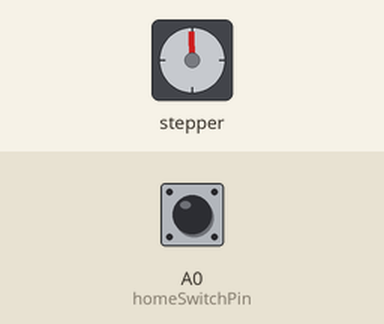
Simulated run of this sketch. Board: Arduino Uno, built with avr-gcc and run on an emulated ATmega328P. On the bench: stepper motor. Wiring (inferred from the names in the program): stepper motor driver (200 steps per turn assumed): step pin 3; direction pin 4; enable pin 2. The test bench sets the inputs (shaded band); at power-on: A0 (homeSwitchPin) HIGH.

Above: at 0.15 s.
At 1.25 s:
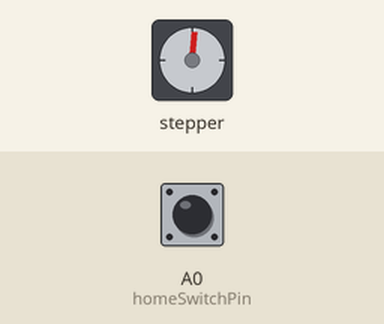
1.3 s: A0 (homeSwitchPin) pulled LOW for 0.15 s
At 2.6 s:
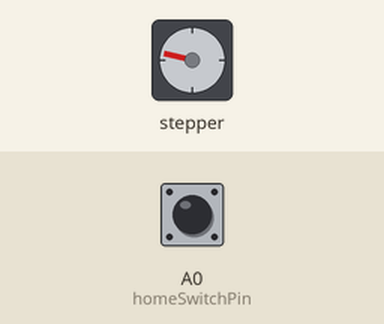
Timing chart, 0 to 13.5 s (numbered marks = the images above; inputs shaded):
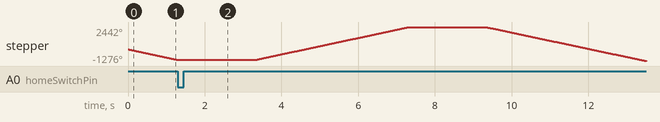

The sketch:

slider.ino
```cpp
const int stepPin =3 ;

const int dirPin = 4;

const int enPin = 2;

const int homeSwitchPin = A0;


void setup() {


   Serial.begin(9600);


  // Sets the two pins as Outputs

  pinMode(stepPin,OUTPUT);

  pinMode(dirPin,OUTPUT);

  pinMode(homeSwitchPin , INPUT_PULLUP);

  pinMode(enPin,OUTPUT);

  digitalWrite(enPin,LOW);


  // Set Dir to Home switch

  digitalWrite(dirPin,LOW); // Enables the motor to move in a particular direction

}

void loop() {

    int homeSw = digitalRead( homeSwitchPin);

    if( homeSw == HIGH && (digitalRead(dirPin) == LOW) ){

        motorStep(1);

    }

    else if( homeSw == LOW && (digitalRead(dirPin) == LOW) ){

          digitalWrite(dirPin,HIGH);

          delay(2000);

    }


    if( (digitalRead(dirPin) == HIGH) ){

        motorStep(2000);

        digitalWrite(dirPin,LOW);

        delay(2000);

    }


}

void motorStep( int MAX){


   for(int x = 0; x < MAX; x++) {

        digitalWrite(stepPin,HIGH);

        delayMicroseconds(1000);

        digitalWrite(stepPin,LOW);

        delayMicroseconds(1000);

      }

}
```
